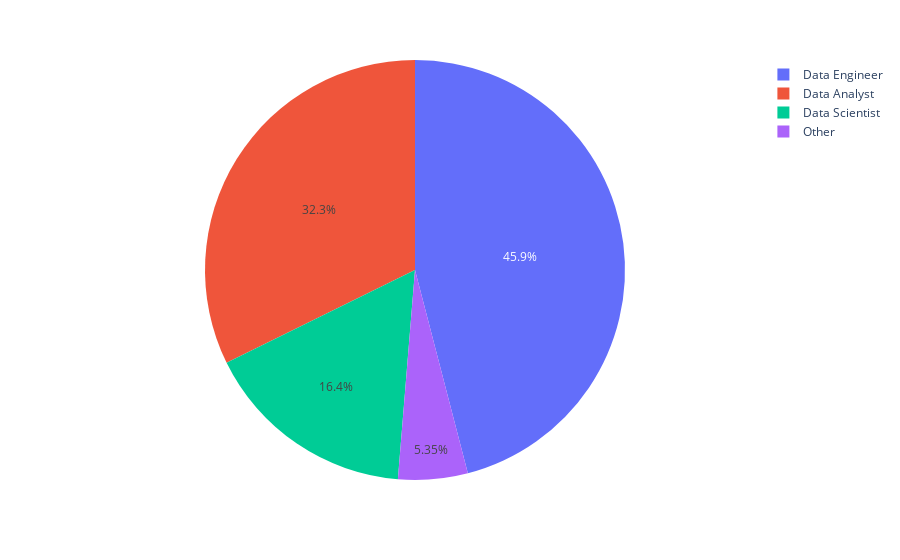

The cell this chart's notebook holds for it:
### Code cell
fig = px.pie(df, values=df.job_type.value_counts(), names=df.job_type.value_counts().index)
fig.show()

### Figure 1 — Plotly figure (JSON) as saved in the notebook; plotly's stock layout.template omitted (floating-point values rounded to 4 significant figures)
{"data": [{"domain": {"x": [0, 1], "y": [0, 1]}, "hovertemplate": "label=%{label}<br>value=%{value}<extra></extra>", "labels": ["Data Engineer", "Data Analyst", "Data Scientist", "Other"], "legendgroup": "", "name": "", "showlegend": true, "type": "pie", "values": [4209, 2957, 1504, 490]}], "layout": {"legend": {"tracegroupgap": 0}, "margin": {"t": 60}}}
